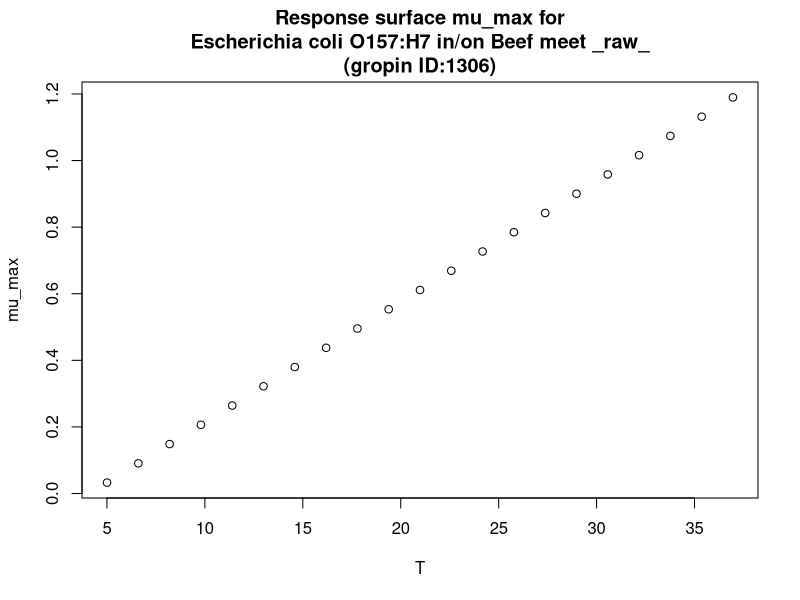

The R source for this figure:
#############################
# start of Parameter script
#############################
T <- seq(5.005,36.963036963037,length.out=21)
#############################
# end of Parameter script
#############################
############################# 
# start of Model script Gropin ID 1306 
#############################
 
# constant coefficients for this model
 
variables <- data.frame(T)
argumentsPar <- expand.grid(variables)
 
# heart of the model
response_surface <- function(T) {
   mumax <-0.0362*(T-4.10)

return(mumax=mumax)
} 

# output parameters
mumax <- cbind(argumentsPar,response_surface(argumentsPar['T']))
colnames(mumax) <- c(colnames(argumentsPar),'mumax')
#############################
# End of Model script
#############################
############################# 
# start of Visualisation script Gropin ID 1306 
#############################
plot(T,mumax$mumax,
                          xlab='T',
                          ylab='mu_max',main='Response surface mu_max for
Escherichia coli O157:H7 in/on Beef meet _raw_
(gropin ID:1306)')
#############################
# End of Visualisation script
#############################
